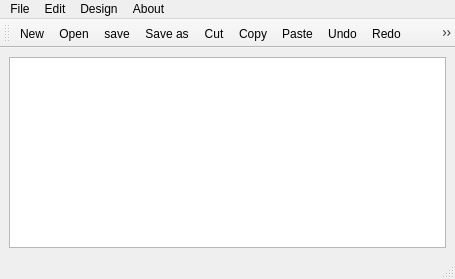
<?xml version="1.0" encoding="UTF-8"?>
<ui version="4.0">
 <class>MainWindow</class>
 <widget class="QMainWindow" name="MainWindow">
  <property name="geometry">
   <rect>
    <x>0</x>
    <y>0</y>
    <width>455</width>
    <height>279</height>
   </rect>
  </property>
  <property name="windowTitle">
   <string>MainWindow</string>
  </property>
  <widget class="QWidget" name="centralwidget">
   <layout class="QHBoxLayout" name="horizontalLayout">
    <item>
     <widget class="QTextEdit" name="textEdit"/>
    </item>
   </layout>
  </widget>
  <widget class="QMenuBar" name="menubar">
   <property name="geometry">
    <rect>
     <x>0</x>
     <y>0</y>
     <width>455</width>
     <height>17</height>
    </rect>
   </property>
   <widget class="QMenu" name="menuFile">
    <property name="title">
     <string>File</string>
    </property>
    <addaction name="actionNew"/>
    <addaction name="actionOpen"/>
    <addaction name="separator"/>
    <addaction name="actionsave"/>
    <addaction name="actionsave_as"/>
   </widget>
   <widget class="QMenu" name="menuEdit">
    <property name="title">
     <string>Edit</string>
    </property>
    <addaction name="actionCopy"/>
    <addaction name="actionCut"/>
    <addaction name="action_Paste"/>
    <addaction name="separator"/>
    <addaction name="actionRedo"/>
    <addaction name="actionUndo"/>
    <addaction name="separator"/>
   </widget>
   <widget class="QMenu" name="menuAbout">
    <property name="title">
     <string>About</string>
    </property>
    <addaction name="actionAbout_info"/>
   </widget>
   <widget class="QMenu" name="menuDesign">
    <property name="title">
     <string>Design</string>
    </property>
    <addaction name="actionFont"/>
    <addaction name="actionText_color"/>
    <addaction name="actionBackground_color"/>
    <addaction name="actionBackgorundwindow_color"/>
   </widget>
   <addaction name="menuFile"/>
   <addaction name="menuEdit"/>
   <addaction name="menuDesign"/>
   <addaction name="menuAbout"/>
  </widget>
  <widget class="QStatusBar" name="statusbar"/>
  <widget class="QToolBar" name="toolBar">
   <property name="windowTitle">
    <string>toolBar</string>
   </property>
   <attribute name="toolBarArea">
    <enum>TopToolBarArea</enum>
   </attribute>
   <attribute name="toolBarBreak">
    <bool>false</bool>
   </attribute>
   <addaction name="actionNew"/>
   <addaction name="actionOpen"/>
   <addaction name="actionsave"/>
   <addaction name="actionsave_as"/>
   <addaction name="actionCut"/>
   <addaction name="actionCopy"/>
   <addaction name="action_Paste"/>
   <addaction name="actionUndo"/>
   <addaction name="actionRedo"/>
   <addaction name="actionFont"/>
   <addaction name="actionText_color"/>
   <addaction name="actionBackgorundwindow_color"/>
   <addaction name="actionBackground_color"/>
   <addaction name="actionAbout_info"/>
  </widget>
  <action name="actionNew">
   <property name="icon">
    <iconset resource="resource.qrc">
     <normaloff>:/rec/img/new.jpg</normaloff>:/rec/img/new.jpg</iconset>
   </property>
   <property name="text">
    <string>New</string>
   </property>
   <property name="shortcut">
    <string>Ctrl+N</string>
   </property>
  </action>
  <action name="actionOpen">
   <property name="icon">
    <iconset resource="resource.qrc">
     <normaloff>:/rec/img/open.jpg</normaloff>:/rec/img/open.jpg</iconset>
   </property>
   <property name="text">
    <string>Open</string>
   </property>
  </action>
  <action name="actionsave">
   <property name="icon">
    <iconset resource="resource.qrc">
     <normaloff>:/rec/img/save.png</normaloff>:/rec/img/save.png</iconset>
   </property>
   <property name="text">
    <string>save</string>
   </property>
   <property name="shortcut">
    <string>Ctrl+S</string>
   </property>
  </action>
  <action name="actionsave_as">
   <property name="icon">
    <iconset resource="resource.qrc">
     <normaloff>:/rec/img/save-as.jpg</normaloff>:/rec/img/save-as.jpg</iconset>
   </property>
   <property name="text">
    <string>Save as</string>
   </property>
  </action>
  <action name="actionCopy">
   <property name="icon">
    <iconset resource="resource.qrc">
     <normaloff>:/rec/img/copy.png</normaloff>:/rec/img/copy.png</iconset>
   </property>
   <property name="text">
    <string>Copy</string>
   </property>
   <property name="shortcut">
    <string>Ctrl+C</string>
   </property>
  </action>
  <action name="actionRedo">
   <property name="icon">
    <iconset resource="resource.qrc">
     <normaloff>:/rec/img/redo.png</normaloff>:/rec/img/redo.png</iconset>
   </property>
   <property name="text">
    <string>Redo</string>
   </property>
  </action>
  <action name="actionUndo">
   <property name="icon">
    <iconset resource="resource.qrc">
     <normaloff>:/rec/img/undo.png</normaloff>:/rec/img/undo.png</iconset>
   </property>
   <property name="text">
    <string>Undo</string>
   </property>
  </action>
  <action name="action_Paste">
   <property name="icon">
    <iconset resource="resource.qrc">
     <normaloff>:/rec/img/paste.jpg</normaloff>:/rec/img/paste.jpg</iconset>
   </property>
   <property name="text">
    <string> Paste</string>
   </property>
   <property name="shortcut">
    <string>Ctrl+V</string>
   </property>
  </action>
  <action name="actionAbout_info">
   <property name="icon">
    <iconset resource="resource.qrc">
     <normaloff>:/rec/img/about.jpg</normaloff>:/rec/img/about.jpg</iconset>
   </property>
   <property name="text">
    <string>About info</string>
   </property>
  </action>
  <action name="actionCut">
   <property name="icon">
    <iconset resource="resource.qrc">
     <normaloff>:/rec/img/cut.png</normaloff>:/rec/img/cut.png</iconset>
   </property>
   <property name="text">
    <string>Cut</string>
   </property>
  </action>
  <action name="actionFont">
   <property name="icon">
    <iconset resource="resource.qrc">
     <normaloff>:/rec/img/font.png</normaloff>:/rec/img/font.png</iconset>
   </property>
   <property name="text">
    <string>Font</string>
   </property>
  </action>
  <action name="actionText_color">
   <property name="icon">
    <iconset resource="resource.qrc">
     <normaloff>:/rec/img/text_color.jpg</normaloff>:/rec/img/text_color.jpg</iconset>
   </property>
   <property name="text">
    <string>Text-color</string>
   </property>
  </action>
  <action name="actionBackground_color">
   <property name="icon">
    <iconset resource="resource.qrc">
     <normaloff>:/rec/img/back1.jpg</normaloff>:/rec/img/back1.jpg</iconset>
   </property>
   <property name="text">
    <string>Background-color</string>
   </property>
  </action>
  <action name="actionBackgorundwindow_color">
   <property name="icon">
    <iconset resource="resource.qrc">
     <normaloff>:/rec/img/bgwindow color.jpg</normaloff>:/rec/img/bgwindow color.jpg</iconset>
   </property>
   <property name="text">
    <string>Backgorundwindow-color</string>
   </property>
  </action>
 </widget>
 <resources>
  <include location="resource.qrc"/>
 </resources>
 <connections/>
</ui>
